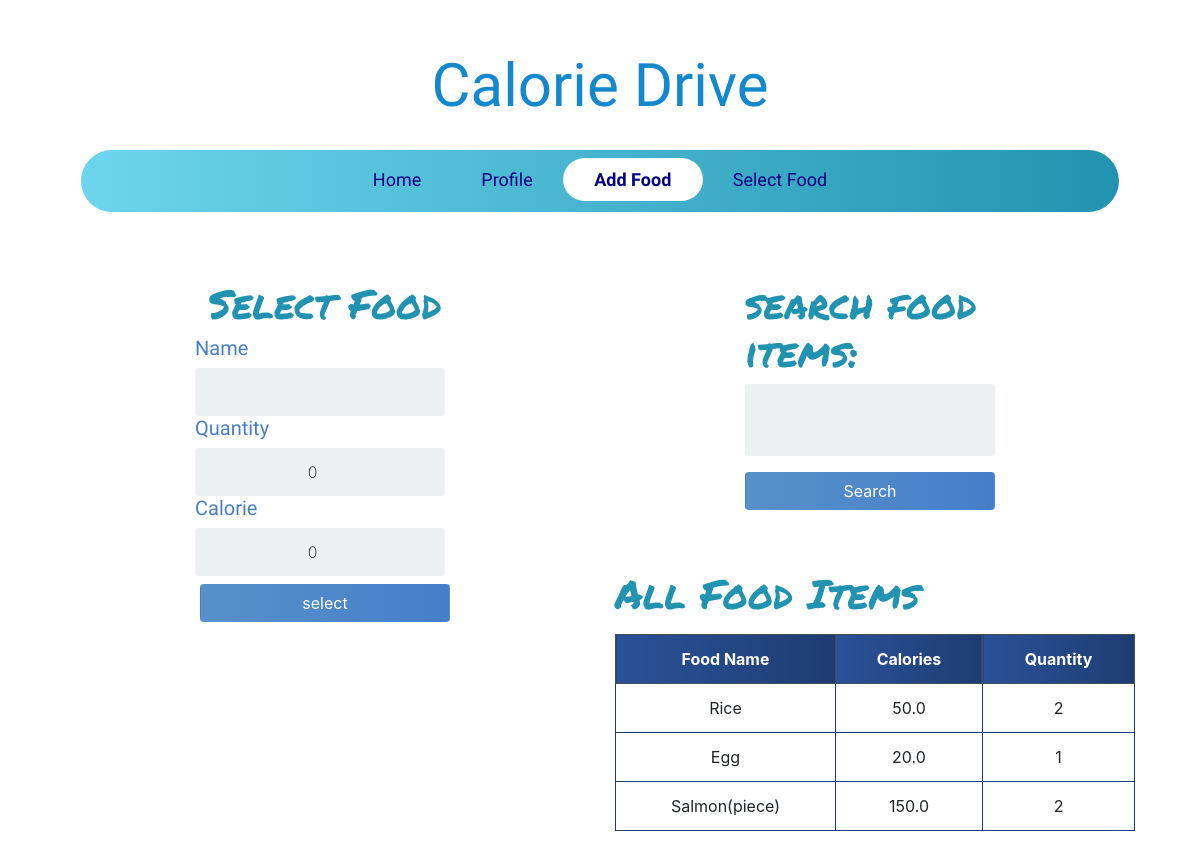
Screenshot of /add_food/ (signed in) with the database file from the repository.
### calories/models.py (models this page shows, shortened)
class Food(models.Model):
	name = models.CharField(max_length=200 ,null=False)
	quantity = models.PositiveIntegerField(null=False,default=0)
	calorie = models.FloatField(null=False,default=0)
	person_of = models.ForeignKey(User,null=True,on_delete=models.CASCADE)

### calories/views.py (the view)
# urls.py: path('add_food/',add_food,name='add_food'),
def add_food(request):
	food_items = Food.objects.filter(person_of=request.user)
	if request.method == 'POST':
		form = AddFoodForm(request.POST)
		if form.is_valid():
			profile = form.save(commit=False)
			profile.person_of = request.user
			profile.save()
			return redirect('add_food')
	else:
		form = AddFoodForm()
	myFilter = FoodFilter(request.GET,queryset=food_items)
	food_items = myFilter.qs
	context = {'form':form,'food_items':food_items,'myFilter':myFilter}
	return render(request,'add_food.html',context)

### calories/forms.py
class AddFoodForm(forms.ModelForm):
    class Meta:
        model = Food
        fields = ('name','quantity','calorie')

### templates/add_food.html (shortened to what this page needs)
{% extends 'base.html' %}
{% block content %}
<div class="container">
<div class="row">
    <div class="col-lg-6">
    <div class="login">
        <div class="login-screen">
            <div class="app-title">
                <h1 class="headline">Select Food</h1>
            </div>
            <form method="POST" action="" class="login-form form-inline">
                {% for field in form %}
                <h5 class="form-labels">
                {{ field.label }}
                </h5>
                {{ field }}
                {% endfor %}
                <input class="btn mt-2" type="submit" value="select">
            </form>
        </div>
    </div>
    </div>
    <div class="col-lg-6 ">
    <div class="login">
        <div class="login-screen">
              <form method="get">
                  <h1 class="headline">{{ myFilter.form }}</h1>
                  <button class="btn mt-2" type="submit">Search </button>
              </form>
        </div>
    </div>
        <h1 class="headline"> All Food Items </h1>
        <table class="table table-bordered text-center mt-3">
            <thead class="thead-dark">
                <tr>
                    <th scope="col">Food Name</th>
                    <th scope="col">Calories</th>
                    <th scope="col">Quantity</th>
                </tr>
            </thead>
            <tbody>
                {% for food in food_items %}
                <tr>
                    <td>{{ food.name }}</td>
                    <td>{{ food.calorie }}</td>
                    <td>{{ food.quantity }}</td>
                </tr>
                {% endfor %}
            </tbody>
        </table>
    </div>
</div>
</div>
{% endblock content %}

### static/css/base.css (style rules this page uses)
body { font-family: Arial; background-color: #3498DB; padding: 50px; }
.login { margin: 20px auto; width: 300px; }
.login-screen { background-color: #FFF; padding: 20px; border-radius: 5px }
.app-title { text-align: center; color: #777; }
.login-form { text-align: center; }
input { text-align: center; background-color: #ECF0F1; border: 2px solid transparent; border-radius: 3px; font-size: 16px; font-weight: 200; padding: 10px 0; width: 250px; transition: border .5s; }
.btn { background: #457fca; background: -webkit-linear-gradient(to right, #5691c8, #457fca); background: linear-gradient(to right, #5691c8, #457fca); color: white !important; font-size: 16px; line-height: 25px; padding: 10px 0; text-decoration: none; text-shadow: none; border-radius: 3px; box-shadow: none; transition: 0.25s; display: block; width: 250px; margin: 0 auto; }
th { background: #1e3c72; background: -webkit-linear-gradient(to right, #2a5298, #1e3c72); background: linear-gradient(to right, #2a5298, #1e3c72); }
.headline { font-family: 'Permanent Marker', cursive; padding-top:20px; color: #2193b0; color: -webkit-linear-gradient(to right, #6dd5ed, #2193b0); color: linear-gradient(to right, #6dd5ed, #2193b0); }
.table { background-color: white; color: #18AD7C; }
table.table-bordered > thead > tr > th { border:1px solid #1e3c72; }
table.table-bordered > tbody > tr > td { border:1px solid #1e3c72; }
.form-labels { font-family: 'Titillium Web', sans-serif; color:#457fca; }

### rows the page displays
Food: name "Rice", calorie "50.0", quantity "2"
Food: name "Egg", calorie "20.0", quantity "1"
Food: name "Salmon(piece)", calorie "150.0", quantity "2"

### other values shown
{{ field.label }} "Name" "Quantity" "Calorie"
